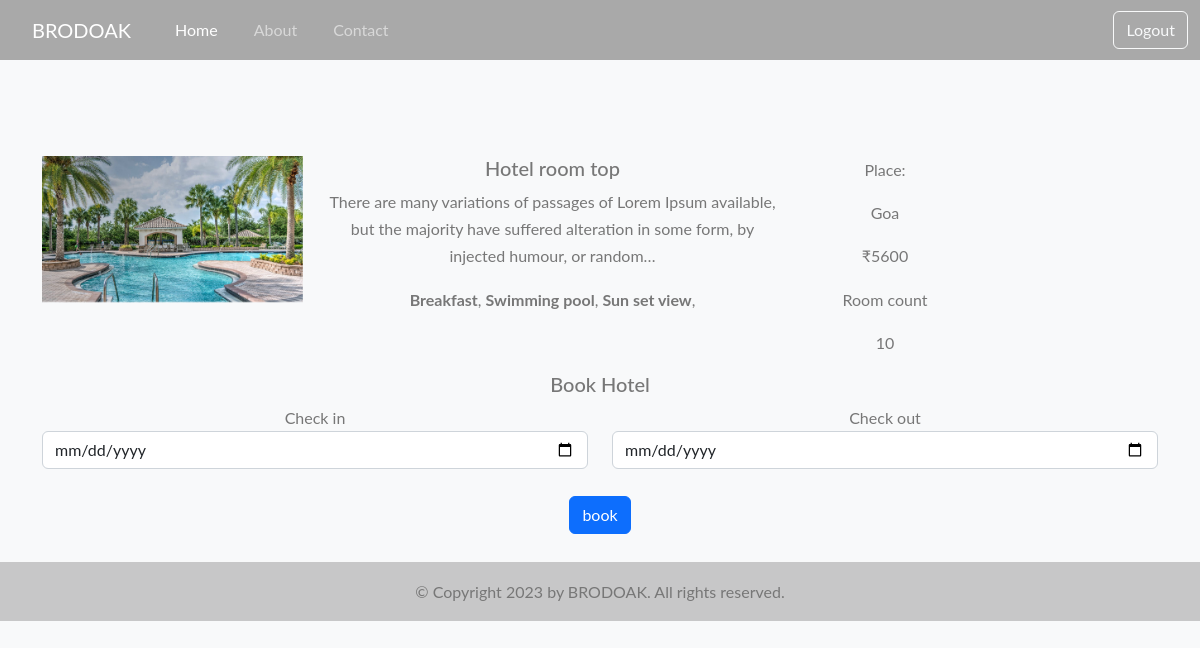
The app's page /hotel-detail/38fbcd711f8d4b669eb4b3b9dcf4bed9/ (signed in) with its own data.
### home/models.py (models this page shows, shortened)
class BaseModel(models.Model):
    uid = models.UUIDField(default=uuid.uuid4, editable=False, primary_key=True)
    created_at = models.DateField(auto_now_add=True)
    updated_at = models.DateField(auto_now_add=True)
    class Meta:
        abstract = True

class HotelImages(BaseModel):
    hotel = models.ForeignKey(Hotel, related_name="images", on_delete=models.CASCADE)
    images = models.ImageField(upload_to="hotels")

class Hotel(BaseModel):
    hotel_name = models.CharField(max_length=100)
    hotel_price = models.IntegerField()
    description = models.TextField()
    amenities = models.ManyToManyField(Amenities)
    room_count = models.IntegerField(default=10)

class Amenities(BaseModel):
    amenity_name = models.CharField(max_length=100)

### home/views.py (the view, shortened to what this page needs)
# urls.py: path('hotel-detail/<uid>/', hotel_detail, name="hotel_detail"),
def hotel_detail(request,uid):
    hotel_obj = Hotel.objects.get(uid = uid)
    return render(request , 'hotel_detail.html' ,{
        'hotels_obj' :hotel_obj
    })

### home/templates/hotel_detail.html (shortened to what this page needs)
{% extends "base-nav.html" %}
{% block start %}
<body class="bg-light">
    <div class="container mt-5 pt-5">
        <div class="row">
            <div class="col">
               <div class="col">
    <div id="imageCarousel{{hotels_obj.uid}}" class="carousel slide" data-bs-ride="carousel">
        <div >
            {% for image in hotels_obj.images.all %}
                <div class="carousel-item {% if forloop.first %}active{% endif %}">
                    <img src="/media/{{image.images}}" class="d-block w-100">
                    </div>
            {% endfor %}
        </div>
    </div>
</div>
            </div>
            <div class="col-md-5">
                <h5>{{hotels_obj.hotel_name}}</h5>
                <p>{{hotels_obj.description|truncatechars:150}}</p>
                <p>
                    {% for amenitie in hotels_obj.amenities.all %}
                    <b>{{amenitie.amenity_name}}</b>,
                    {% endfor %}
                </p>
            </div>
            <div class="col-md-2 border-left text-center more-offers">
                <p>Place:</p>
                <p>Goa</p>
                <p>₹{{hotels_obj.hotel_price}}</p>
                <p>Room count</p>
                <p>{{hotels_obj.room_count}}</p>
            </div>
            <div class="col-md-2 border-left text-center more-offers">
            </div>
        </div>
        {% if request.user.is_authenticated %}
        <div class="row filter-card2">
            <div class="col-md-12">
                <h5>Book Hotel</h5>
                <form method="post">
                    <div class="row form-group">
                        <div class="col-md-6">
                            <label for="mintopay">Check in</label>
                            <input type="date" name="checkin" id="checkin" class="form-control">
                        </div>
                        <div class="col-md-6">
                            <label for="maxtopay">Check out</label>
                            <input type="date" name="checkout" id="checkout" class="form-control">
                        </div>
                    </div>
                    <div class="row form-group">
                        <br>
                        <div class="col-md-12">
                            <br>
                            <a href="/payment/" class="btn btn-primary btn-block">book</a>
                        </div>
                    </div>
                </form>
            </div>
        </div>
        {% else %}
        <div class="row mt-5">
            <div class="col-md-12">
                <a href="/login/" class="btn btn-primary btn-block">Login</a>
            </div>
        </div>
        {% endif %}
    </div>
<br>
</body>
{% endblock %}

### home/templates/base-nav.html (style rules this page uses)
body { font-family: "Lato", Arial, sans-serif; font-weight: 400; font-size: 16px; line-height: 1.7; background: #fff; color: #777; text-align: center; }

### records on screen
HotelImages: images (picture)
Hotel: hotel_name "Hotel room top", description "There are many variations of passages of Lorem Ipsum available, but the majority have suffered alteration in some form, by injected humour, or random…", hotel_price "5600", room_count "10"
Amenities: amenity_name "Breakfast"
Amenities: amenity_name "Swimming pool"
Amenities: amenity_name "Sun set view"
